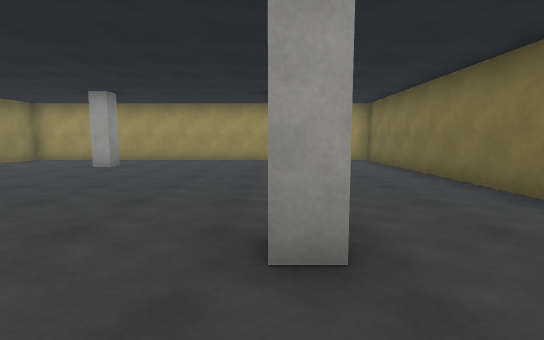
[1] (above)

13 first-person views from a walk through a 3-D level made in the Unity game engine. The camera is 1.3 m above the floor, tilts 6° down and sees 85° across. Doors are open. The floor is counted in squares, 1.64 m on a side. Each view is taken from the middle of a square. On the plan, view 1 faces up. The plan holds only what a view shows up to about 11 squares ahead; the rest is blank. The player is left out. Surface patterns are stand-ins for the level's own textures.

[2]
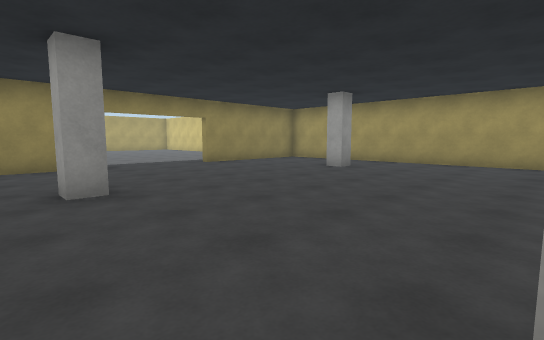

[3]
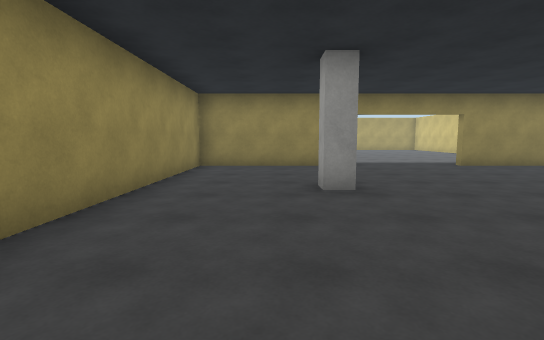

[4]
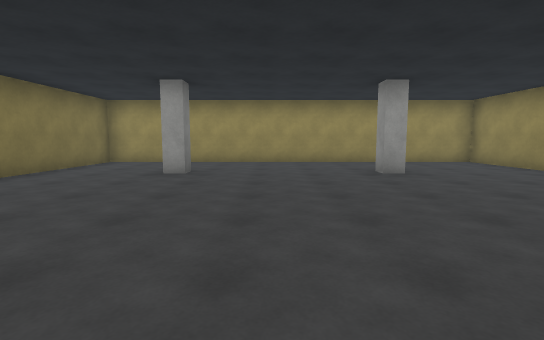

[5]
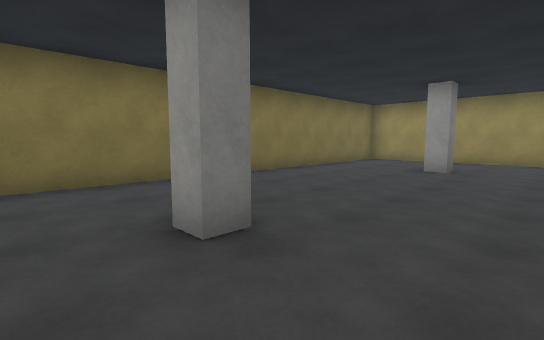

[6]
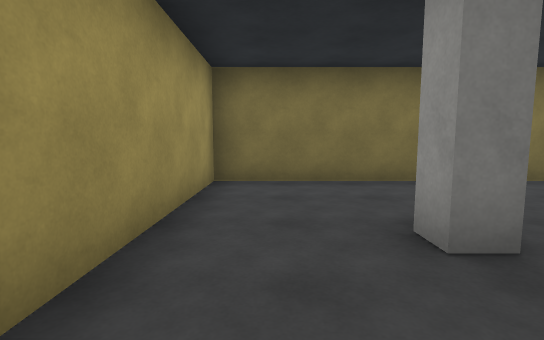

[7]
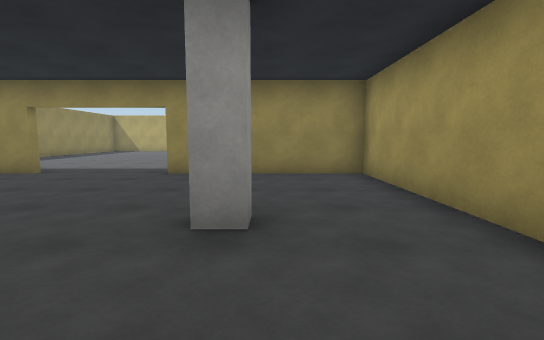

[8]
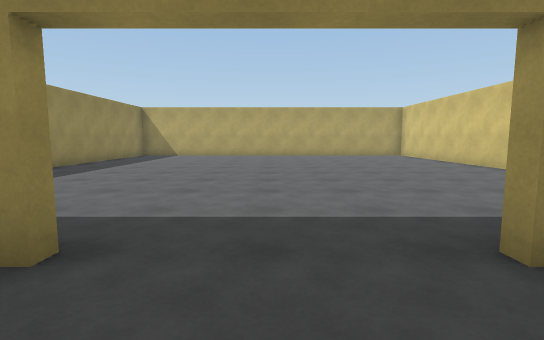

[9]
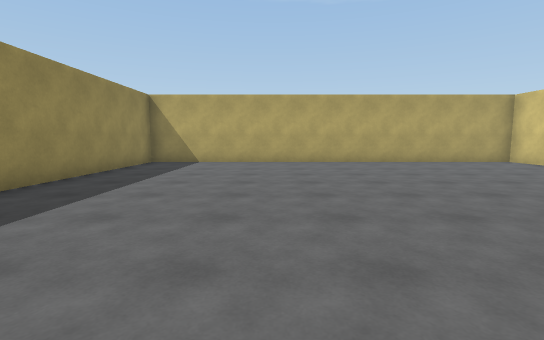

[10]
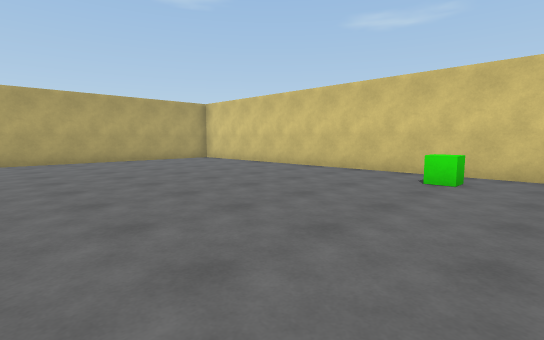

[11]
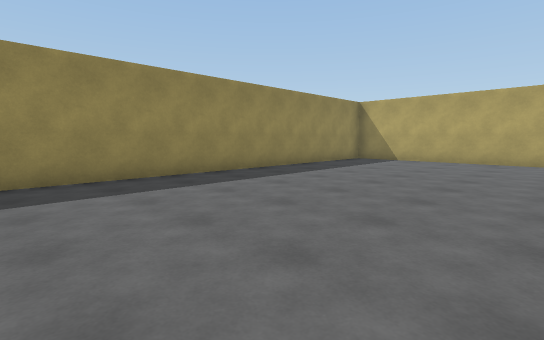

[12]
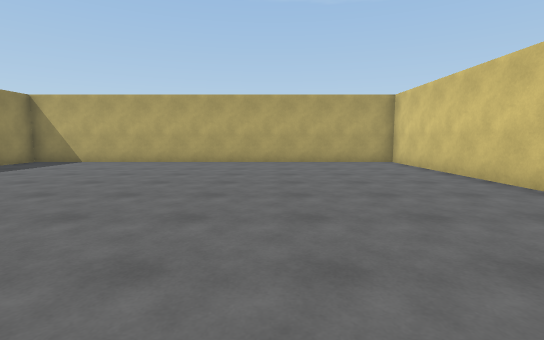

[13]
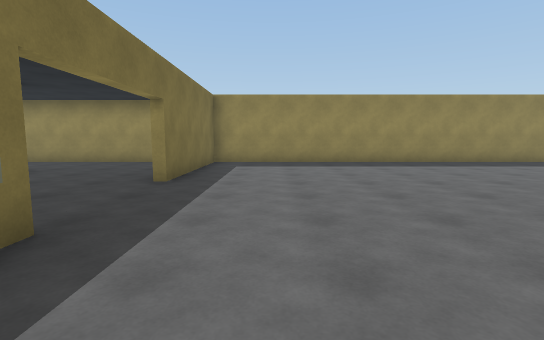

### Floor plan
Points are (right, up) in squares from view 1. A wall is a line through its corners. A room is listed if a view was taken in it or the views show most of it. See-through windows are left out.
Room 1 (views 1, 2, 3, 4, 5, 6, 7, 8)
walls: (-5.1, 2.3) (-4.5, 2.3) (-4.5, 1.8) (-5.1, 1.8); (0.5, 1.8) (0, 1.8) (0, 2.3) (0.5, 2.3); (0, 8.2) (0, 8.8) (0.5, 8.8); (-5.1, 8.8) (-4.5, 8.8) (-4.5, 8.3) (-5.1, 8.3); (-8.8, 3.5) (-8.8, -1.1) (3.5, -1.1) (3.6, 11.1) (-8.8, 11.1) (-8.8, 6.5)
ways out: open door at (-9, 5) to room 2
Room 2 (views 9, 10, 11, 12, 13)
walls: (-9, 6.5) (-9, 7); (-10.2, 11.1) (-21.1, 11.1) (-21.1, -1.1) (-9, -1.1) (-9, 3.5)
ways out: open door at (-9, 5) to room 1
objects: other object (-12, 10)

Where each view was taken, in squares from view 1:
view 1: 0 up, 0 right, facing up
view 2: 1 up, 0 right, facing up-left
view 3: 1 up, 0 right, facing left
view 4: 9 up, 2 left, facing down
view 5: 10 up, 2 left, facing down-right
view 6: 10 up, 2 left, facing right
view 7: 9 up, 2 left, facing left
view 8: 5 up, 7 left, facing left
view 9: 3 up, 11 left, facing left
view 10: 4 up, 10 left, facing up-left
view 11: 5 up, 10 left, facing down-left
view 12: 7 up, 11 left, facing left
view 13: 9 up, 11 left, facing down
